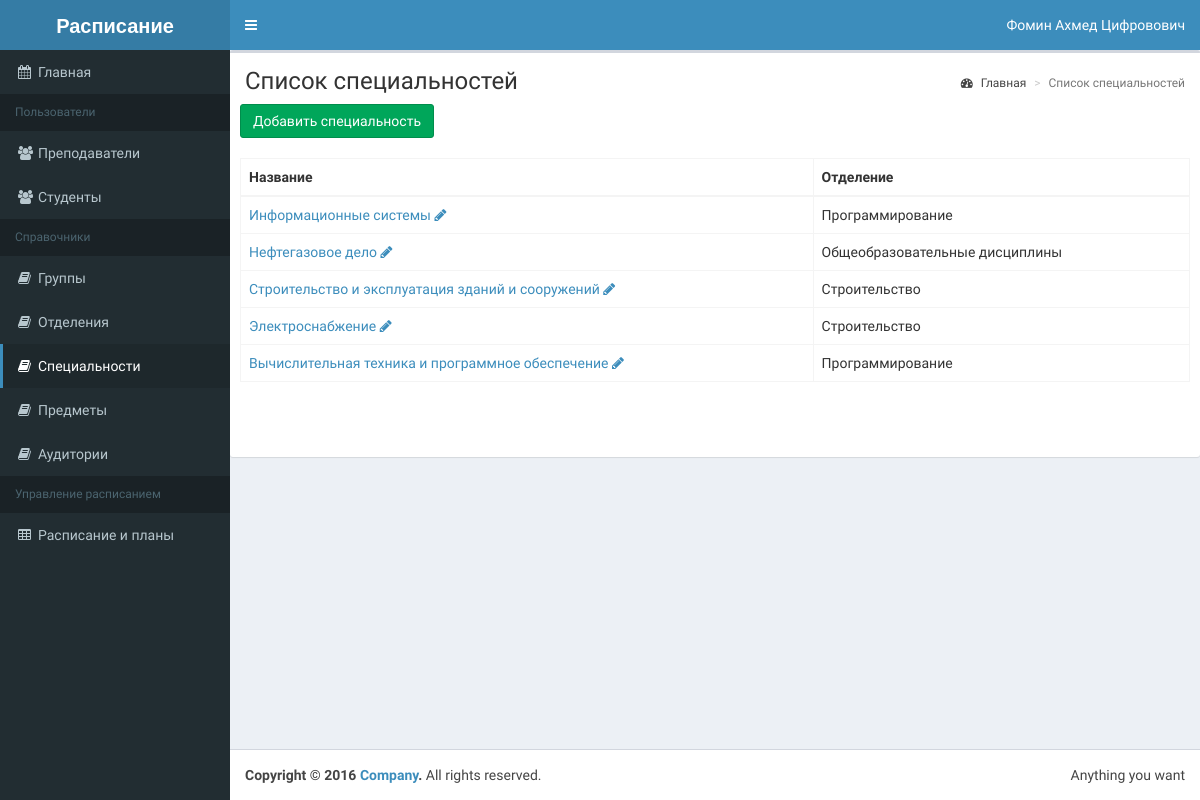
/list-special.php (signed in), run on the app's committed database.
### tables this page shows
CREATE TABLE `special` (
  `special_id` int NOT NULL,
  `name` varchar(255) NOT NULL,
  `otdel_id` smallint NOT NULL,
  `active` tinyint NOT NULL DEFAULT '1'
);

CREATE TABLE `otdel` (
  `otdel_id` smallint NOT NULL,
  `name` varchar(50) NOT NULL,
  `active` tinyint NOT NULL DEFAULT '1'
);

### classes/BaseMap.php (called while the page is built, shortened)
<?php
abstract class BaseMap extends Config {
  function __construct() {
    try {
      $this->db = new
      PDO('mysql:host='.self::HOST.';dbname='.self::DB_NAME, self::DB_USER, self::DB_PASSWORD);
    }
    catch(PDOException $e) {
      echo $e->getMessage();
    }
  }
}

### classes/SpecialMap.php (called while the page is built, shortened)
<?php
class SpecialMap extends BaseMap {
  public function findAll($ofset = 0, $limit = 30) {
    $res = $this->db->query("SELECT special.special_id, special.name AS name, otdel.name AS otdel"
    . " FROM special INNER JOIN otdel ON special.otdel_id=otdel.otdel_id LIMIT $ofset, $limit");
    return $res->fetchAll(PDO::FETCH_OBJ);
  }
}

### list-special.php (the view, shortened to what this page needs)
<?php
$size = 20;
if (isset($_GET['page'])) {
  $page = Helper::clearInt($_GET['page']);
} else {
  $page = 1;
}
$specialMap = new SpecialMap();
$specials = $specialMap->findAll($page*$size-$size, $size);
$header = 'Список специальностей';
require_once 'template/header.php'; ?>
<div class="row">
  <div class="col-xs-12">
    <div class="box">
      <section class="content-header">
        <h1><?=$header;?></h1>
        <ol class="breadcrumb">
          <li><a href="/index.php"><i class="fa fa-dashboard"></i> Главная</a></li>
          <li class="active"><?=$header;?></li>
        </ol>
      </section>
      <div class="box-body"><a class="btn btn-success" href="add-special.php">Добавить специальность</a></div>
      <div class="box-body">
      <?php
      if ($specials) {
      ?>
      <table id="example2" class="table table-bordered table-hover">
        <thead>
          <tr>
            <th>Название</th>
            <th>Отделение</th>
          </tr>
        </thead>
        <tbody>
          <?
          foreach ($specials as $special) { ?>
            <tr>
              <td><a href="view-special.php?id=<?= $special->special_id; ?>"><?= $special->name; ?></a>
              <a href="add-special.php?id=<?= $special->special_id; ?>"><i class="fa fa-pencil"></i></a></td>
              <td><?= $special->otdel; ?></td>
            </tr>
          <?}?>
        </tbody>
      </table>
      <?php } else {
      echo 'Ни одной специальности не найдено';
      } ?>
      </div>
      <div class="box-body">
      </div>
    </div>
  </div>
</div>
<?php require_once 'template/footer.php'; ?>

### data on the page
special: name "Информационные системы", otdel.name "Программирование"
special: name "Нефтегазовое дело", otdel.name "Общеобразовательные дисциплины"
special: name "Строительство и эксплуатация зданий и сооружений", otdel.name "Строительство"
special: name "Электроснабжение", otdel.name "Строительство"
special: name "Вычислительная техника и программное обеспечение", otdel.name "Программирование"

### other printed values
$_SESSION['fio'] "Фомин Аxмед Цифровович"
$header "Список специальностей"
